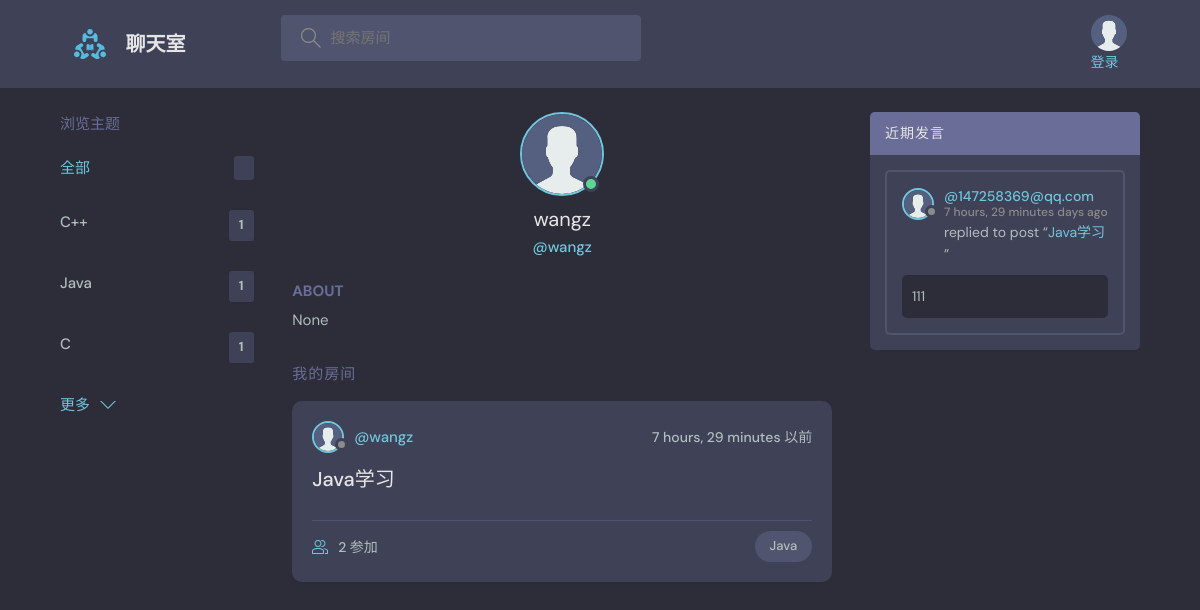
The page /profile/4/ on the database its author committed.
### base/models.py (models this page shows, shortened)
class Topic(models.Model):
    name =models.CharField(max_length=200)

class User(AbstractUser):
    name =models.CharField(max_length=200,null=True)
    email=models.EmailField(unique=True, null=True)
    bio=models.TextField(null=True)
    avatar=models.ImageField(null=True,default='avatar.svg')
    USERNAME_FIELD='email'
    REQUIRED_FIELDS=[]

class Room(models.Model):
    host =models.ForeignKey(User,on_delete=models.SET_NULL,null=True)
    topic=models.ForeignKey(Topic,on_delete=models.SET_NULL,null=True)
    name=models.CharField(max_length=200)
    description =models.TextField(null=True,blank=True)
    participants = models.ManyToManyField(
        User,related_name='participants',blank=True)
    updated =models.DateTimeField(auto_now=True)
    created=models.DateTimeField(auto_now_add=True)
    class Meta:
        ordering=['-updated','created']
    def __str__(self):
        return self.name

class Message(models.Model):
    user=models.ForeignKey(User,on_delete=models.CASCADE)
    room=models.ForeignKey(Room,on_delete=models.CASCADE)
    body=models.TextField()
    updated =models.DateTimeField(auto_now=True)
    created=models.DateTimeField(auto_now_add=True)
    class Meta:
        ordering=['-updated','created']

### base/views.py (the view)
# urls.py: path('profile/<str:pk>/',views.userProfile,name="user-profile"),
def userProfile(request,pk):
    user=User.objects.get(id=pk)
    rooms=user.room_set.all()
    room_messages =user.message_set.all()
    topics =Topic.objects.all()
    context={'user':user,'rooms':rooms,'room_messages':room_messages,'topics':topics}
    return render(request,'base/profile.html',context)

### base/templates/base/profile.html (shortened to what this page needs)
{%extends 'main.html'%}
{%block content%}
<main class="profile-page layout layout--3">
  <div class="container">
    {%include 'base/topics_component.html'%}
    <div class="roomList">
      <div class="profile">
        <div class="profile__avatar">
          <div class="avatar avatar--large active">
            <img src="{{user.avatar.url}}" />
          </div>
        </div>
        <div class="profile__info">
          <h3>{{user.username}}</h3>
          <p>@{{user.username}}</p>
        </div>
        <div class="profile__about">
          <h3>About</h3>
          <p>
            {{user.bio}}
          </p>
        </div>
      </div>
      <div class="roomList__header">
        <div>
          <h2>我的房间</a>
          </h2>
        </div>
      </div>
      {%include 'base/feed_component.html'%}
    </div>
    {%include 'base/activity_component.html'%}
  </div>
</main>
{%endblock%}

### base/templates/base/topics_component.html
<div class="topics">
    <div class="topics__header">
      <h2>浏览主题</h2>
    </div>
    <ul class="topics__list">
      <li>
        <a href="{% url 'home'%}" class="active">全部 <span>{{topic.count}}</span></a>
      </li>
      {%for topic in topics%}
     <li>
    <a href="{% url 'home' %}?q={{ topic.name|urlencode }}">{{ topic.name }}<span>{{ topic.room_set.all.count }}</span></a>
</li>
    {%endfor%}
    </ul>
    <a class="btn btn--link" href="{% url 'topics' %}">
      更多
      <svg version="1.1" xmlns="http://www.w3.org/2000/svg" width="32" height="32" viewBox="0 0 32 32">
        <title>chevron-down</title>
        <path d="M16 21l-13-13h-3l16 16 16-16h-3l-13 13z"></path>
      </svg>
    </a>
  </div>

### base/templates/base/feed_component.html (shortened to what this page needs)
{% for room in rooms %}
<div class="roomListRoom">
    <div class="roomListRoom__header">
      <a href="{% url 'user-profile' room.host.id%}" class="roomListRoom__author">
        <div class="avatar avatar--small">
          <img src="{{room.host.avatar.url}}" />
        </div>
        <span>@{{room.host.username}}</span>
      </a>
      <div class="roomListRoom__actions">
        <span>{{room.created|timesince}} 以前</span>
      </div>
    </div>
    <div class="roomListRoom__content">
      <a href="{% url 'room' room.id %}">{{room.name}}</a>
    </div>
    <div class="roomListRoom__meta">
      <a href="{% url 'room' room.id %}" class="roomListRoom__joined">
        {{room.participants.all.count}} 参加
      </a>
      <p class="roomListRoom__topic">{{room.topic.name}}</p>
    </div>
  </div>
  {% endfor%}

### base/templates/base/activity_component.html (shortened to what this page needs)
<div class="activities">
    <div class="activities__header">
      <h2>近期发言</h2>
    </div>
    {% for message in room_messages %}
    <div class="activities__box">
      <div class="activities__boxHeader roomListRoom__header">
        <a href="{%url 'user-profile' message.user.id %}" class="roomListRoom__author">
          <div class="avatar avatar--small">
            <img src="{{message.user.avatar.url}}" />
          </div>
          <p>
            @{{message.user}}
            <span>{{message.created|timesince}} days ago</span>
          </p>
        </a>
      </div>
      <div class="activities__boxContent">
        <p>replied to post “<a href="{% url 'room' message.room.id %}">{{message.room}}</a>”</p>
        <div class="activities__boxRoomContent">
            {{message.body}}
        </div>
      </div>
    </div>
    {%endfor%}
  </div>

### rows shown on the page
Topic: name "C++", room_set.all.count "1"
Topic: name "Java", room_set.all.count "1"
Topic: name "C", room_set.all.count "1"
User: avatar (placeholder picture), username "wangz", bio "None"
Room: host.avatar (placeholder picture), host.username "wangz", created "7 hours, 29 minutes", name "Java学习", participants.all.count "2", topic.name "Java"
Message: user.avatar (placeholder picture), user "147258369@qq.com", created "7 hours, 29 minutes", room "Java学习", body "111"
